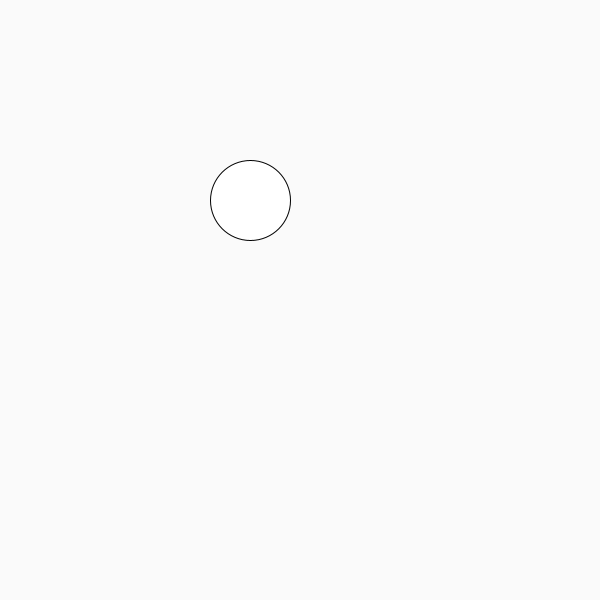
Frame 1 (no input)
Frame 60 (the mouse pressed at the canvas centre just before this capture): identical to frame 1, image omitted
Frame 120 (the mouse held since frame 60 and released just before this capture): identical to frame 1, image omitted

The Processing sketch that drew this single still picture (run headless with seeded random() and noise(); from frame 60 on, the mouse is pressed at the canvas centre):

// Processing sketch: slippery_dot
// ── slippery_dot.pde
/*** When you are done, this program will draw an ellipse 
     that jumps to new location each time you click on it.
***/
 
 // 1. Create three integer variables to represent the x, y, and the size of the ellipse
       int x=250;
       int y=200;
       int size=80;
    void setup() {
      // 2. Set the size of your sketch
    size(600,600);
    }
    
    void draw() {
    
      // 3. Set the background color of your sketch
      background(#FAFAFA);
      // 4. Draw an ellipse using the variables created at the top of the sketch for the location and size of your ellipse. 
      //    Make sure it fits in the window. Change the variables if it does not.
    ellipse(x,y,size,size);    
    }
    
    /******** This method gets called automatically when you press the mouse ************/
    void mousePressed() {
      //5. Create an integer variable called distance
      int distance = getDistanceFromMouse(x,y);
      //6. The getDistanceFromMouse() method below returns a number.
      //   Set the value of your distance variable to the value returned by the getDistance method
      //   You will need to pass the x and y location of your ellipse to this method.
        
          
      //7.  Use an if statement to check if your distance variable is < the radius of the ellipse
      //    If it is, make a new x AND y for the ellipse, for a new random location on the window
      //    Hint: Use code like this      x = (int) random(width);
       if(distance<size){
         x=(int) random(width);
         y=(int) random(height);
       }
      
    }
    
    /********  This method gives you the number of pixels between the mouse and the x,y point ***********/
    int getDistanceFromMouse(int x, int y) {
      return (int)Math.sqrt(Math.pow((mouseX-x),2) + Math.pow((mouseY-y),2));
    }
